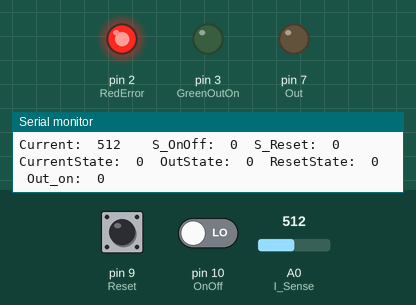
Recording of a sketch running on a simulated Arduino Uno, built with avr-gcc and run on an emulated ATmega328P. Parts: output pins drawn as LEDs (lit = HIGH), the last lines printed to the serial monitor. Inputs (shaded band) come from the test bench; at power-on: A0 (I_Sense) = 512, pin 9 (Reset) LOW, pin 10 (OnOff) LOW.

Above: at 1.2 s.
1.3 s: A0 (I_Sense) set to 110
4.3 s: A0 (I_Sense) set to 91
7.3 s: pin 9 (Reset) pulled HIGH for 0.15 s
At 8.2 s:
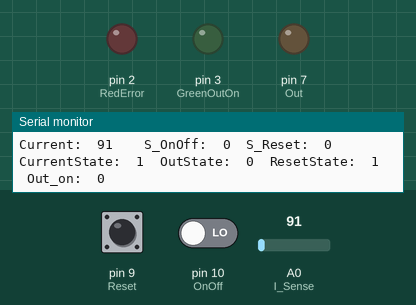
8.9 s: pin 10 (OnOff) driven HIGH
At 10.1 s:
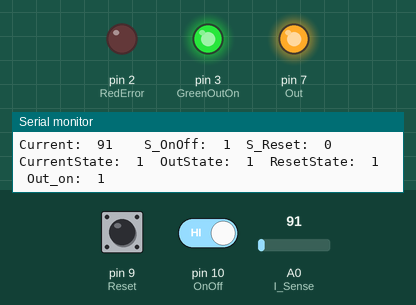
10.4 s: pin 10 (OnOff) driven LOW
At 10.7 s:
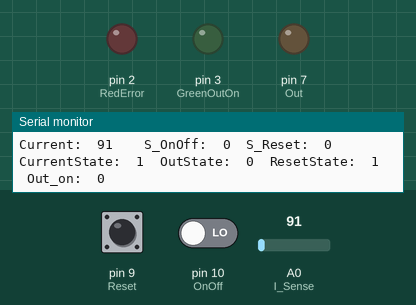
Timing chart, 0 to 12.9 s (numbered marks = the images above; inputs shaded):
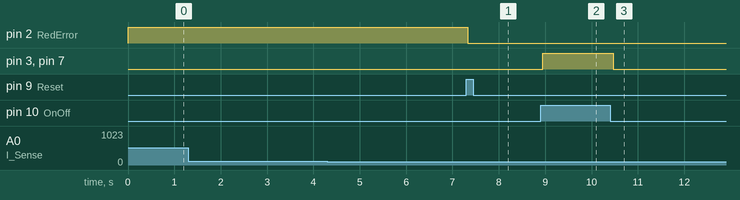

The sketch:

Smoke_Stopper_SW_V1.ino
```cpp
// #### Config ####

//Max Current
const int IMax = 410;        //Deafult:  2A = 410     ~(1A=205   2A=410   3A=614   4A=819   5A=1023)

//I/O Setup
const byte OnOff = 10;       //Deafult:  10
const byte Reset = 9;        //Deafult:  9
const byte Out = 7;          //Deafult:  7
const byte SCL1 = 6;         //Deafult:  6
const byte SDA1 = 4;         //Deafult:  4
const byte GreenOutOn = 3;   //Deafult:  3
const byte RedError = 2;     //Deafult:  2
const byte I_Sense = 0;      //Deafult:  0

//Variables
int Current = 0;
byte S_OnOff = 0;
byte S_Reset = 0;
byte OutState = 0;
byte CurrentState = 0;
byte ResetState = 0;
byte GreenState = LOW;
byte RedState = LOW;


// #### Main Setup ####

void setup() {
//Setup of in- and outputs
  pinMode(RedError, OUTPUT);
  pinMode(GreenOutOn, OUTPUT);
  pinMode(OnOff, INPUT);
  pinMode(Reset, INPUT);
  pinMode(Out, OUTPUT);

//Sets deafult Off
  digitalWrite(Out, 0);
  OutState = 0;
  CurrentState = 0;
  ResetState = 0;

// ---- Debug ----
  Serial.begin(9600);
}


// #### Main Loop ####

void loop() {
//Reads Inputs
  Current = analogRead(I_Sense);
  S_OnOff = digitalRead(OnOff);
  S_Reset = digitalRead(Reset);

//Does a Condition Check
  OutstateCheck();
  ResetCheck();
  CurrentCheck();

// Switchs Output
  if (Current <= IMax && OutState >= 1 && ResetState >= 1 && CurrentState >= 1)
  {   digitalWrite(Out, 1);  }
  else
  {   digitalWrite(Out, 0);  }

//Sets LED's
  GreenLED();
  RedLED();
  digitalWrite(GreenOutOn, GreenState);
  digitalWrite(RedError, RedState);

// ---- Debug ----
  Serial.print("Current:  ");
  Serial.print(Current);
  Serial.print("    ");
  Serial.print("S_OnOff:  ");
  Serial.print(S_OnOff);
  Serial.print("  ");
  Serial.print("S_Reset:  ");
  Serial.print(S_Reset);
  Serial.print("  ");
  Serial.print("CurrentState:  ");
  Serial.print(CurrentState);
  Serial.print("  ");
  Serial.print("OutState:  ");
  Serial.print(OutState);
  Serial.print("  ");
  Serial.print("ResetState:  ");
  Serial.print(ResetState);
  Serial.print("  ");
  Serial.print("Out_on:  ");
  Serial.print(digitalRead(Out));
  Serial.println("  ");
}


// #### Functions ####

//Checks if ON/OFF switch is High
int OutstateCheck() {
  if (S_OnOff == 1)
  {   OutState = 1; }
  else
  {   OutState = 0; }
}

//Checks if RESET switch is presed
int ResetCheck() {
  if (Current <= IMax && S_Reset >= 1)
  {   ResetState = 1;  }
}

//Checks for over current, also sets: "ResetState = 0"
int CurrentCheck() {
  if (Current <= IMax)
  {  CurrentState = 1;  }
  else
  {  CurrentState = 0;
     ResetState = 0;}
}

//Green LED control
int GreenLED() {
  if (digitalRead(Out) >= 1)
  {  GreenState = HIGH;  }
  else
  {  GreenState = LOW;  }
}

//Red LED control
int RedLED() {
  if (ResetState <=0)
  {  RedState = HIGH; }
  else
  {  RedState = LOW; }
}
```

Measured:
- after the input at 7.3 s, pin 2 (RedError): HIGH → LOW at once
- after the input at 8.9 s, pin 3 (GreenOutOn), pin 7 (Out): LOW → HIGH after 0.05 s
- after the input at 10.4 s, pin 3 (GreenOutOn), pin 7 (Out): HIGH → LOW after 0.07 s
